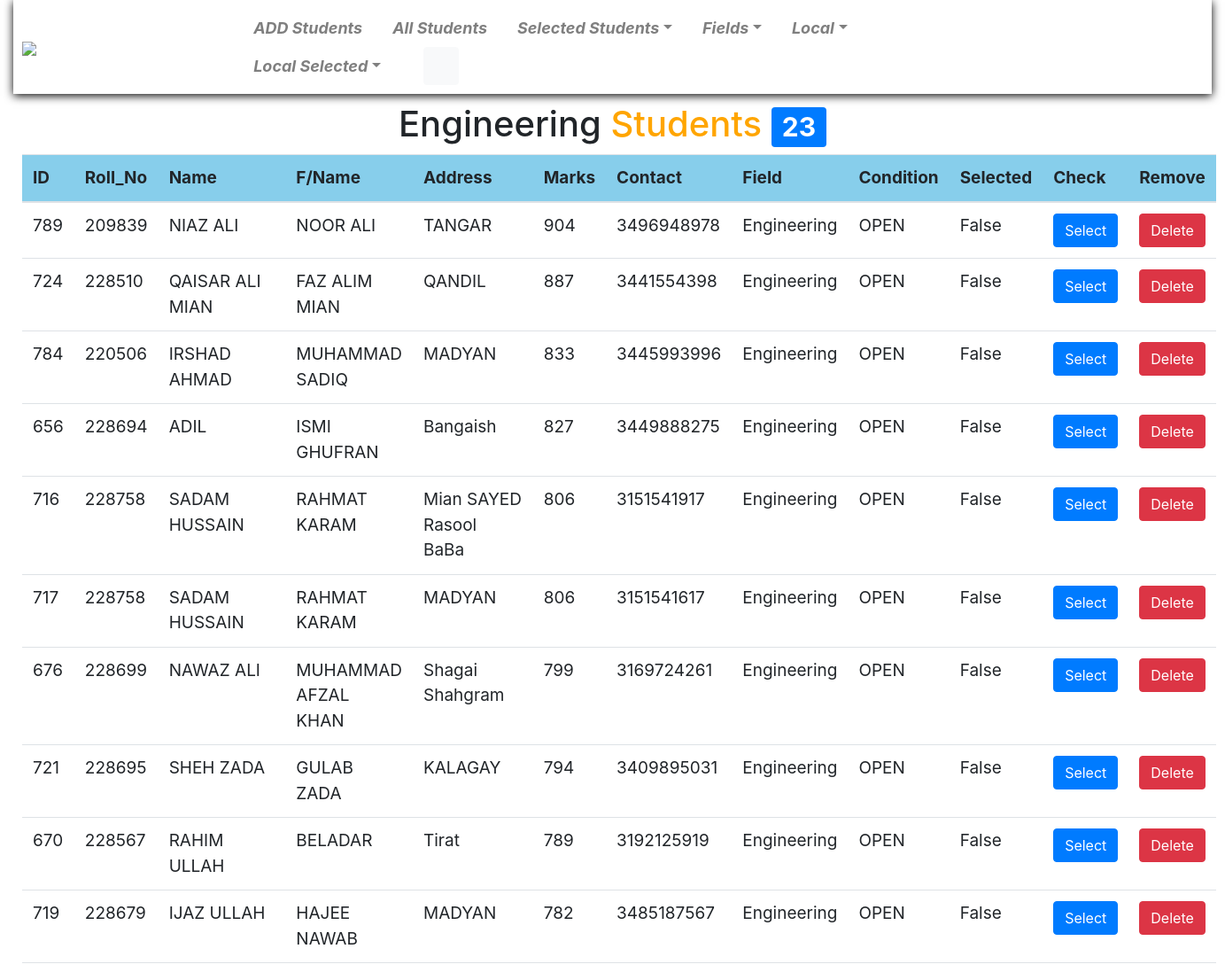
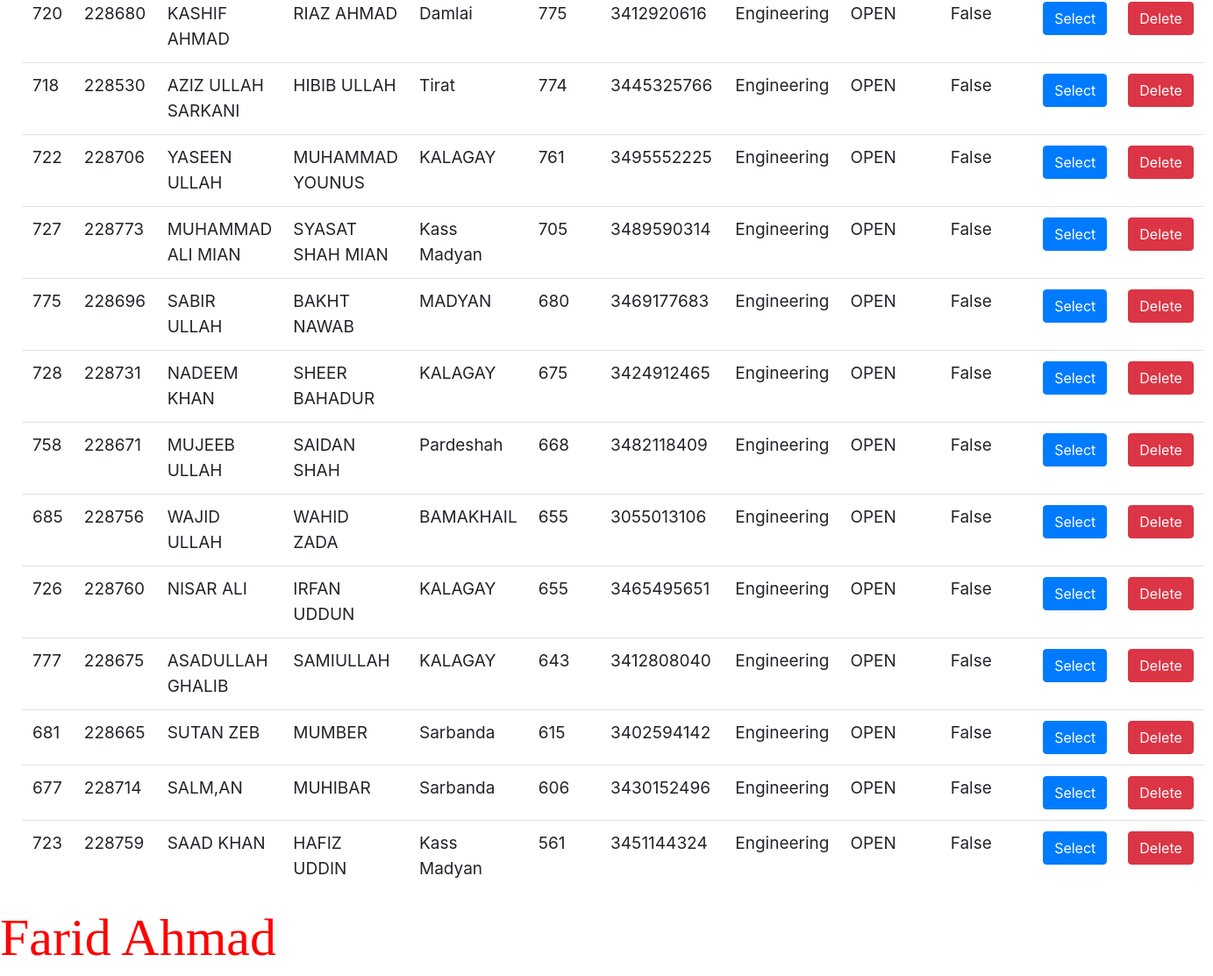
Screenshot of /engineering/ with the database file from the repository (2 pictures, top to bottom).
### main/models.py (models this page shows, shortened)
class Student(models.Model):
	id=models.AutoField(auto_created=True, primary_key=True, serialize=False, verbose_name='ID')
	Conditions=[('OPEN','OPEN'),('LOCAL','LOCAL'),]
	FIELD1_S=[('Medical','Medical'),('Engineering','Engineering'),('Computer Science','Computer Science'),('Humanities','Humanities'),]
	Name=models.CharField(max_length=100)
	F_Name=models.CharField(max_length=100)
	Roll_No=models.PositiveIntegerField()
	Address=models.CharField(max_length=100,blank=False)
	Marks=models.PositiveIntegerField()
	Contact=models.PositiveIntegerField()
	FIELDS=models.CharField(max_length=20,choices=FIELD1_S,default='Medical')
	Condition=models.CharField(max_length=10,choices=Conditions,default='OPEN')
	Entry_Date=models.DateTimeField(default=timezone.now())
	Selected=models.BooleanField(null=True,blank=True,default=False)
	Selected_Date=models.DateTimeField(null=True,blank=True)
	class Meta:
		ordering=('-Marks',)

### main/views.py (the view)
# urls.py: path('engineering/',views.Engr_std,name='Engr_std'),
def Engr_std(request):
	engr=Student.objects.filter(FIELDS='Engineering',Condition='OPEN')
	return render(request,'main/Engineering.html',{'students':engr})

### main/templates/main/Engineering.html (shortened to what this page needs)
{% extends 'base.html' %}
{% block content %}
<h1 style="text-align: center;">Engineering <span style="color: orange;">Students </span><span class="badge badge-primary">{{students.count}}</span></h1>
<table class="table">
	<thead>
		<th>ID</th>
		<th>Roll_No</th>
		<th>Name</th>
		<th>F/Name</th>
		<th>Address</th>
		<th>Marks</th>
		<th>Contact</th>
		<th>Field</th>
		<th>Condition</th>
		<th>Selected</th>
		<th>Check</th>
		<th>Remove</th>
	</thead>
	<tbody>
		{% for std in students %}
		<tr>
			<td>{{std.id}}</td>
			<td>{{std.Roll_No}}</td>
			<td>{{std.Name}}</td>
			<td>{{std.F_Name}}</td>
			<td>{{std.Address}}</td>
			<td>{{std.Marks}}</td>
			<td>{{std.Contact}}</td>
			<td>{{std.FIELDS}}</td>
			<td>{{std.Condition}}</td>
			<td>{{std.Selected}}</td>
			<td>
				{%if not std.Selected %}
				<a class="btn btn-primary" href="{% url 'main:select2' pk=std.pk %}">Select</a>
				{% else %}
				<a class="btn btn-primary disabled" href="{% url 'main:select2' pk=std.pk%}">Selected</a>
				{% endif %}
			</td>
			<td><a class="btn btn-danger" href="{% url 'main:delete3' pk=std.pk %}">Delete</a></td>
		</tr>
		{% endfor %}
	</tbody>
</table>
{% endblock content %}

### templates/base.html (shortened to what this page needs)
<!DOCTYPE html>
{% load static %}
<html>
<head>
	<link rel="stylesheet" type="text/css" href="{% static 'css1/bootstrap.min.css' %}">
	<link rel="stylesheet" type="text/css" href="{% static 'css1/style.css' %}">
	<link rel="stylesheet" type="text/css" href="{% static 'font/css/all.css' %}">
</head>
<body>
<div class="container-fluid">
		<nav class="navbar navbar-expand-md navbar-light col-md-12">
				<a href="{% url 'main:list_view' %}"><img src="{% static 'images/logo2.png' %}" width="100"></a>
				<div class="collapse navbar-collapse col-md-8" id="navbar1">
					<ul class="nav navbar-nav">
						<li class="nav-item"><a class="nav-link" href="{% url 'main:add' %}">ADD Students</a></li>
						<li class="nav-item"><a class="nav-link" href="{% url 'main:list_view' %}">All Students</a></li>
						<li class="nav-item dropdown"><a class="nav-link dropdown-toggle" href="#" data-toggle="dropdown">Selected Students</a>
						</li>
						<li class="nav-item dropdown"><a class="nav-link dropdown-toggle" href="#" data-toggle="dropdown">Fields</a>
						</li>
						<li class="nav-item dropdown"><a class="nav-link dropdown-toggle" href="#" data-toggle='dropdown'>Local</a>
						</li>
						<li class="nav-item dropdown"><a class="nav-link dropdown-toggle" href="#" data-toggle="dropdown">Local Selected</a>
						</li>
						<a class="btn btn-light" href="{% url 'main:search' %}"><span class="fa fa-search"></span></a>
					</ul>
				</div>
		</nav>
<div style="margin: 10px;">
{% block content %}
{% endblock content %}
</div>
</div>
<div class="mydiv">
<marquee> <h1 class="name2" style="font-size: 60px;
color: red;
margin-top:auto;
font-family:Algerian;">Farid Ahmad</h1> </marquee>
</div>
</body>
</html>

### Admission/static/css1/style.css (style rules this page uses)
.navbar-nav { text-align: center; }
.navbar { box-shadow: 0 2px 10px black; padding: 10px; }
.navbar a { color: black; font-size: 18px; font-weight: bold; font-style: italic; }
table { font-size: 19px; }
table th { background: skyblue; }

### rows the page displays
Student: id "789", Roll_No "209839", Name "NIAZ ALI", F_Name "NOOR ALI", Address "TANGAR", Marks "904", Contact "3496948978", FIELDS "Engineering", Condition "OPEN", Selected "False"
Student: id "724", Roll_No "228510", Name "QAISAR ALI MIAN", F_Name "FAZ ALIM MIAN", Address "QANDIL", Marks "887", Contact "3441554398", FIELDS "Engineering", Condition "OPEN", Selected "False"
Student: id "784", Roll_No "220506", Name "IRSHAD AHMAD", F_Name "MUHAMMAD SADIQ", Address "MADYAN", Marks "833", Contact "3445993996", FIELDS "Engineering", Condition "OPEN", Selected "False"
Student: id "656", Roll_No "228694", Name "ADIL", F_Name "ISMI GHUFRAN", Address "Bangaish", Marks "827", Contact "3449888275", FIELDS "Engineering", Condition "OPEN", Selected "False"
Student: id "716", Roll_No "228758", Name "SADAM HUSSAIN", F_Name "RAHMAT KARAM", Address "Mian SAYED Rasool BaBa", Marks "806", Contact "3151541917", FIELDS "Engineering", Condition "OPEN", Selected "False"
Student: id "717", Roll_No "228758", Name "SADAM HUSSAIN", F_Name "RAHMAT KARAM", Address "MADYAN", Marks "806", Contact "3151541617", FIELDS "Engineering", Condition "OPEN", Selected "False"
Student: id "676", Roll_No "228699", Name "NAWAZ ALI", F_Name "MUHAMMAD AFZAL KHAN", Address "Shagai Shahgram", Marks "799", Contact "3169724261", FIELDS "Engineering", Condition "OPEN", Selected "False"
Student: id "721", Roll_No "228695", Name "SHEH ZADA", F_Name "GULAB ZADA", Address "KALAGAY", Marks "794", Contact "3409895031", FIELDS "Engineering", Condition "OPEN", Selected "False"
Student: id "670", Roll_No "228567", Name "RAHIM ULLAH", F_Name "BELADAR", Address "Tirat", Marks "789", Contact "3192125919", FIELDS "Engineering", Condition "OPEN", Selected "False"
Student: id "719", Roll_No "228679", Name "IJAZ ULLAH", F_Name "HAJEE NAWAB", Address "MADYAN", Marks "782", Contact "3485187567", FIELDS "Engineering", Condition "OPEN", Selected "False"
Student: id "720", Roll_No "228680", Name "KASHIF AHMAD", F_Name "RIAZ AHMAD", Address "Damlai", Marks "775", Contact "3412920616", FIELDS "Engineering", Condition "OPEN", Selected "False"
Student: id "718", Roll_No "228530", Name "AZIZ ULLAH SARKANI", F_Name "HIBIB ULLAH", Address "Tirat", Marks "774", Contact "3445325766", FIELDS "Engineering", Condition "OPEN", Selected "False"
Student: id "722", Roll_No "228706", Name "YASEEN ULLAH", F_Name "MUHAMMAD YOUNUS", Address "KALAGAY", Marks "761", Contact "3495552225", FIELDS "Engineering", Condition "OPEN", Selected "False"
Student: id "727", Roll_No "228773", Name "MUHAMMAD ALI MIAN", F_Name "SYASAT SHAH MIAN", Address "Kass Madyan", Marks "705", Contact "3489590314", FIELDS "Engineering", Condition "OPEN", Selected "False"
Student: id "775", Roll_No "228696", Name "SABIR ULLAH", F_Name "BAKHT NAWAB", Address "MADYAN", Marks "680", Contact "3469177683", FIELDS "Engineering", Condition "OPEN", Selected "False"
Student: id "728", Roll_No "228731", Name "NADEEM KHAN", F_Name "SHEER BAHADUR", Address "KALAGAY", Marks "675", Contact "3424912465", FIELDS "Engineering", Condition "OPEN", Selected "False"
Student: id "758", Roll_No "228671", Name "MUJEEB ULLAH", F_Name "SAIDAN SHAH", Address "Pardeshah", Marks "668", Contact "3482118409", FIELDS "Engineering", Condition "OPEN", Selected "False"
Student: id "685", Roll_No "228756", Name "WAJID ULLAH", F_Name "WAHID ZADA", Address "BAMAKHAIL", Marks "655", Contact "3055013106", FIELDS "Engineering", Condition "OPEN", Selected "False"
Student: id "726", Roll_No "228760", Name "NISAR ALI", F_Name "IRFAN UDDUN", Address "KALAGAY", Marks "655", Contact "3465495651", FIELDS "Engineering", Condition "OPEN", Selected "False"
Student: id "777", Roll_No "228675", Name "ASADULLAH GHALIB", F_Name "SAMIULLAH", Address "KALAGAY", Marks "643", Contact "3412808040", FIELDS "Engineering", Condition "OPEN", Selected "False"
Student: id "681", Roll_No "228665", Name "SUTAN ZEB", F_Name "MUMBER", Address "Sarbanda", Marks "615", Contact "3402594142", FIELDS "Engineering", Condition "OPEN", Selected "False"
Student: id "677", Roll_No "228714", Name "SALM,AN", F_Name "MUHIBAR", Address "Sarbanda", Marks "606", Contact "3430152496", FIELDS "Engineering", Condition "OPEN", Selected "False"
Student: id "723", Roll_No "228759", Name "SAAD KHAN", F_Name "HAFIZ UDDIN", Address "Kass Madyan", Marks "561", Contact "3451144324", FIELDS "Engineering", Condition "OPEN", Selected "False"

### other values shown
{{ students.count }} "23"
